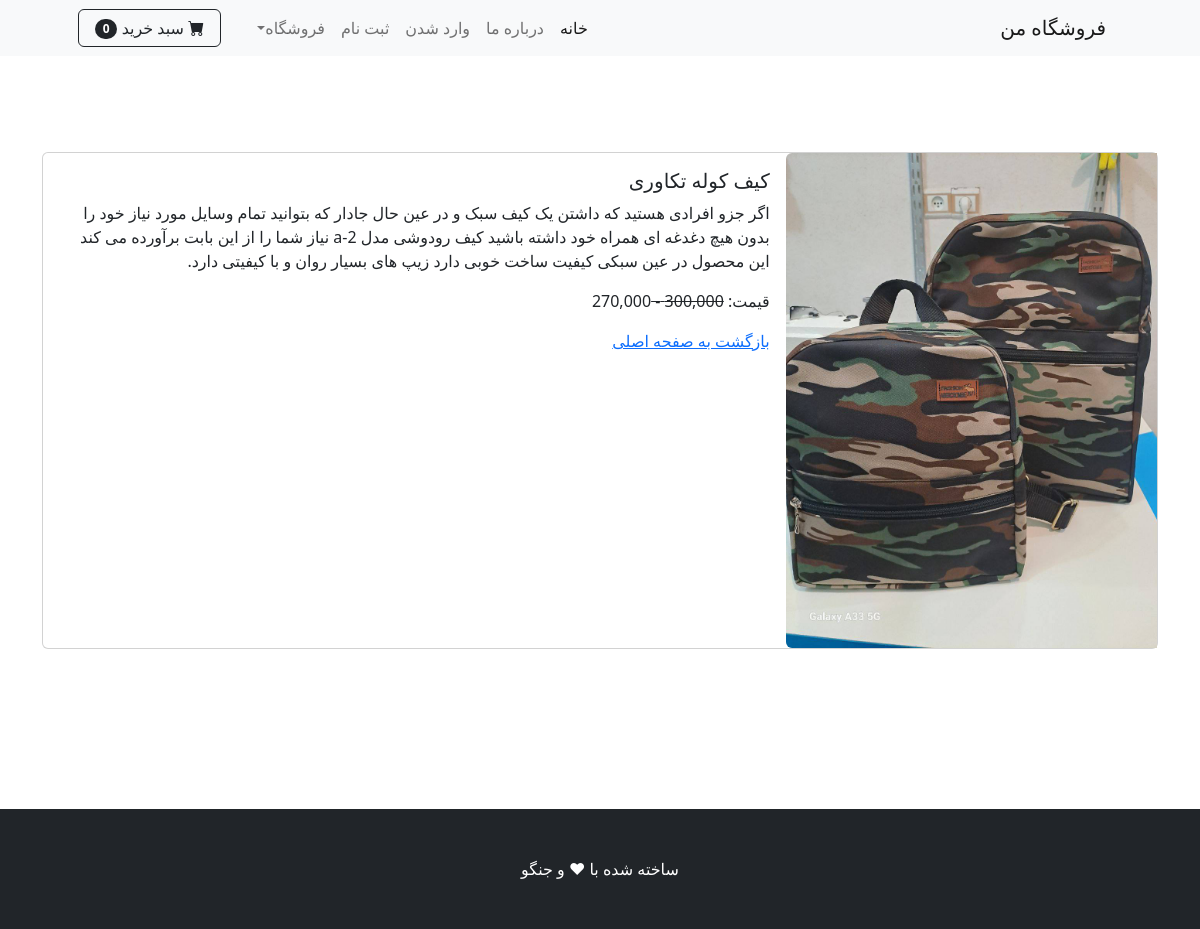
Screenshot of /product/2/ with the database file from the repository.
### shop/models.py (models this page shows, shortened)
class Product(models.Model):
    name = models.CharField(max_length=40)
    description = models.CharField(max_length=500, default="", blank=True, null=True)
    price = models.DecimalField(default=0, decimal_places=0, max_digits=12)
    category = models.ForeignKey(Category, on_delete=models.CASCADE, default=1)
    picture = models.ImageField(upload_to="upload/product/")
    SIZE_HA = (("M", 32), ("L", 42), ("XL", 52))
    size = models.CharField(max_length=4, choices=SIZE_HA, default=32)
    star = models.IntegerField(
        default=0, validators=[MaxValueValidator(5), MinValueValidator(0)]
    )
    is_sale = models.BooleanField(default=False)
    sale_price = models.DecimalField(default=0, decimal_places=0, max_digits=12)

### shop/views.py (the view)
# urls.py: path("product/<int:pk>/", product_detail_api_view, name="product_api"),
def product(request, pk):
    product = Product.objects.get(id=pk)
    return render(request, "product.html", {"product": product})

### cart/context_processors.py (called while the page is built)
def cart(request):
    return {"cart": Cart(request)}

### shop/templates/product.html
{% extends "base.html" %}
{% load humanize %}
{% block content %}
<br><br><br><br>
<div class="container">
    <div class="card mb-3">
        <div class="row g-0">
          <div class="col-md-4">
            <img src="{{product.picture.url}}" class="img-fluid rounded-start" alt="...">
          </div>
          <div class="col-md-8">
            <div class="card-body">
              <h5 class="card-title">{{product.name}}</h5>
              <p class="card-text">{{product.description}}</p>
              {% if product.is_sale %}
              <p class="card-text"> قیمت: <strike>{{product.price| intcomma}} - </strike>{{product.sale_price| intcomma}}</p>
              {% else %}
              <p class="card-text"> قیمت:{{product.price| intcomma}}</p>
              {% endif %}
              <a href='{% url "home" %}'>بازگشت به صفحه اصلی</a>
            </div>
          </div>
        </div>
    </div>
</div>
<br><br><br><br><br><br>
{% endblock content %}

### rows the page displays
Product: picture (picture), name "کیف کوله تکاوری", description "اگر جزو افرادی هستید که داشتن یک کیف سبک و در عین حال جادار که بتوانید تمام وسایل مورد نیاز خود را بدون هیچ دغدغه ای همراه خود داشته باشید کیف رودوشی مدل a-2 نیاز شما را از این بابت برآورده می کند این محصول در عین سبکی کیفیت ساخت خوبی دارد زیپ های بسیار روان و با کیفیتی دارد.", price "300,000", sale_price "270,000"
